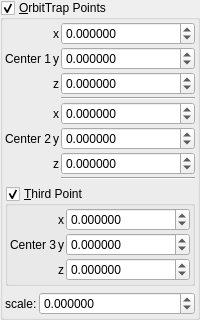
    <widget class="MyGroupBox" name="groupCheck_transf_multiplier_enabled_1_false">
     <property name="font">
      <font>
       <weight>50</weight>
       <bold>false</bold>
      </font>
     </property>
     <property name="title">
      <string>&amp;OrbitTrap Points</string>
     </property>
     <property name="checkable">
      <bool>true</bool>
     </property>
     <layout class="QVBoxLayout" name="verticalLayout_8">
      <property name="leftMargin">
       <number>2</number>
      </property>
      <property name="topMargin">
       <number>2</number>
      </property>
      <property name="rightMargin">
       <number>2</number>
      </property>
      <property name="bottomMargin">
       <number>2</number>
      </property>
      <item>
       <layout class="QGridLayout" name="gridLayout_10" columnstretch="0,0,1">
        <property name="spacing">
         <number>2</number>
        </property>
        <item row="1" column="2">
         <widget class="MyDoubleSpinBox" name="spinbox3_transf_offset_000_y">
          <property name="enabled">
           <bool>true</bool>
          </property>
          <property name="sizePolicy">
           <sizepolicy hsizetype="Minimum" vsizetype="Maximum">
            <horstretch>0</horstretch>
            <verstretch>0</verstretch>
           </sizepolicy>
          </property>
          <property name="prefix">
           <string/>
          </property>
          <property name="suffix">
           <string/>
          </property>
          <property name="decimals">
           <number>6</number>
          </property>
          <property name="minimum">
           <double>-99.989999999999995</double>
          </property>
          <property name="maximum">
           <double>99.989999999999995</double>
          </property>
          <property name="singleStep">
           <double>0.100000000000000</double>
          </property>
         </widget>
        </item>
        <item row="2" column="2">
         <widget class="MyDoubleSpinBox" name="spinbox3_transf_offset_000_z">
          <property name="enabled">
           <bool>true</bool>
          </property>
          <property name="sizePolicy">
           <sizepolicy hsizetype="Minimum" vsizetype="Maximum">
            <horstretch>0</horstretch>
            <verstretch>0</verstretch>
           </sizepolicy>
          </property>
          <property name="prefix">
           <string/>
          </property>
          <property name="suffix">
           <string/>
          </property>
          <property name="decimals">
           <number>6</number>
          </property>
          <property name="minimum">
           <double>-99.989999999999995</double>
          </property>
          <property name="maximum">
           <double>99.989999999999995</double>
          </property>
          <property name="singleStep">
           <double>0.100000000000000</double>
          </property>
         </widget>
        </item>
        <item row="6" column="2">
         <widget class="MyDoubleSpinBox" name="spinbox3_transf_offsetA_000_z">
          <property name="enabled">
           <bool>true</bool>
          </property>
          <property name="sizePolicy">
           <sizepolicy hsizetype="Minimum" vsizetype="Maximum">
            <horstretch>0</horstretch>
            <verstretch>0</verstretch>
           </sizepolicy>
          </property>
          <property name="prefix">
           <string/>
          </property>
          <property name="suffix">
           <string/>
          </property>
          <property name="decimals">
           <number>6</number>
          </property>
          <property name="minimum">
           <double>-99.989999999999995</double>
          </property>
          <property name="maximum">
           <double>99.989999999999995</double>
          </property>
          <property name="singleStep">
           <double>0.100000000000000</double>
          </property>
         </widget>
        </item>
        <item row="3" column="2">
         <widget class="Line" name="line_2">
          <property name="orientation">
           <enum>Qt::Horizontal</enum>
          </property>
         </widget>
        </item>
        <item row="5" column="1">
         <widget class="QLabel" name="label_114">
          <property name="text">
           <string notr="true">y</string>
          </property>
         </widget>
        </item>
        <item row="6" column="1">
         <widget class="QLabel" name="label_115">
          <property name="text">
           <string notr="true">z</string>
          </property>
         </widget>
        </item>
        <item row="4" column="2">
         <widget class="MyDoubleSpinBox" name="spinbox3_transf_offsetA_000_x">
          <property name="enabled">
           <bool>true</bool>
          </property>
          <property name="sizePolicy">
           <sizepolicy hsizetype="Minimum" vsizetype="Maximum">
            <horstretch>0</horstretch>
            <verstretch>0</verstretch>
           </sizepolicy>
          </property>
          <property name="prefix">
           <string/>
          </property>
          <property name="suffix">
           <string/>
          </property>
          <property name="decimals">
           <number>6</number>
          </property>
          <property name="minimum">
           <double>-99.989999999999995</double>
          </property>
          <property name="maximum">
           <double>99.989999999999995</double>
          </property>
          <property name="singleStep">
           <double>0.100000000000000</double>
          </property>
         </widget>
        </item>
        <item row="7" column="2">
         <widget class="Line" name="line">
          <property name="orientation">
           <enum>Qt::Horizontal</enum>
          </property>
         </widget>
        </item>
        <item row="5" column="0">
         <widget class="QLabel" name="label_116">
          <property name="text">
           <string>Center 2</string>
          </property>
         </widget>
        </item>
        <item row="2" column="1">
         <widget class="QLabel" name="label_112">
          <property name="text">
           <string notr="true">z</string>
          </property>
         </widget>
        </item>
        <item row="0" column="2">
         <widget class="MyDoubleSpinBox" name="spinbox3_transf_offset_000_x">
          <property name="enabled">
           <bool>true</bool>
          </property>
          <property name="sizePolicy">
           <sizepolicy hsizetype="Minimum" vsizetype="Maximum">
            <horstretch>0</horstretch>
            <verstretch>0</verstretch>
           </sizepolicy>
          </property>
          <property name="prefix">
           <string/>
          </property>
          <property name="suffix">
           <string/>
          </property>
          <property name="decimals">
           <number>6</number>
          </property>
          <property name="minimum">
           <double>-99.989999999999995</double>
          </property>
          <property name="maximum">
           <double>99.989999999999995</double>
          </property>
          <property name="singleStep">
           <double>0.100000000000000</double>
          </property>
         </widget>
        </item>
        <item row="5" column="2">
         <widget class="MyDoubleSpinBox" name="spinbox3_transf_offsetA_000_y">
          <property name="enabled">
           <bool>true</bool>
          </property>
          <property name="sizePolicy">
           <sizepolicy hsizetype="Minimum" vsizetype="Maximum">
            <horstretch>0</horstretch>
            <verstretch>0</verstretch>
           </sizepolicy>
          </property>
          <property name="prefix">
           <string/>
          </property>
          <property name="suffix">
           <string/>
          </property>
          <property name="decimals">
           <number>6</number>
          </property>
          <property name="minimum">
           <double>-99.989999999999995</double>
          </property>
          <property name="maximum">
           <double>99.989999999999995</double>
          </property>
          <property name="singleStep">
           <double>0.100000000000000</double>
          </property>
         </widget>
        </item>
        <item row="0" column="1">
         <widget class="QLabel" name="label_96">
          <property name="text">
           <string notr="true">x</string>
          </property>
         </widget>
        </item>
        <item row="4" column="1">
         <widget class="QLabel" name="label_113">
          <property name="text">
           <string notr="true">x</string>
          </property>
         </widget>
        </item>
        <item row="1" column="0">
         <widget class="QLabel" name="label_94">
          <property name="text">
           <string>Center 1</string>
          </property>
         </widget>
        </item>
        <item row="1" column="1">
         <widget class="QLabel" name="label_97">
          <property name="text">
           <string notr="true">y</string>
          </property>
         </widget>
        </item>
       </layout>
      </item>
      <item>
       <widget class="MyGroupBox" name="groupCheck_transf_function_enabledAx_false">
        <property name="font">
         <font>
          <weight>50</weight>
          <bold>false</bold>
         </font>
        </property>
        <property name="title">
         <string>&amp;Third Point</string>
        </property>
        <property name="checkable">
         <bool>true</bool>
        </property>
        <layout class="QVBoxLayout" name="verticalLayout_10">
         <property name="leftMargin">
          <number>2</number>
         </property>
         <property name="topMargin">
          <number>2</number>
         </property>
         <property name="rightMargin">
          <number>2</number>
         </property>
         <property name="bottomMargin">
          <number>2</number>
         </property>
         <item>
          <layout class="QGridLayout" name="gridLayout_12" columnstretch="0,0,1">
           <property name="spacing">
            <number>2</number>
           </property>
           <item row="2" column="2">
            <widget class="MyDoubleSpinBox" name="spinbox3_transf_offsetF_000_z">
             <property name="enabled">
              <bool>true</bool>
             </property>
             <property name="sizePolicy">
              <sizepolicy hsizetype="Minimum" vsizetype="Maximum">
               <horstretch>0</horstretch>
               <verstretch>0</verstretch>
              </sizepolicy>
             </property>
             <property name="prefix">
              <string/>
             </property>
             <property name="suffix">
              <string/>
             </property>
             <property name="decimals">
              <number>6</number>
             </property>
             <property name="minimum">
              <double>-99.989999999999995</double>
             </property>
             <property name="maximum">
              <double>99.989999999999995</double>
             </property>
             <property name="singleStep">
              <double>0.100000000000000</double>
             </property>
            </widget>
           </item>
           <item row="1" column="2">
            <widget class="MyDoubleSpinBox" name="spinbox3_transf_offsetF_000_y">
             <property name="enabled">
              <bool>true</bool>
             </property>
             <property name="sizePolicy">
              <sizepolicy hsizetype="Minimum" vsizetype="Maximum">
               <horstretch>0</horstretch>
               <verstretch>0</verstretch>
              </sizepolicy>
             </property>
             <property name="prefix">
              <string/>
             </property>
             <property name="suffix">
              <string/>
             </property>
             <property name="decimals">
              <number>6</number>
             </property>
             <property name="minimum">
              <double>-99.989999999999995</double>
             </property>
             <property name="maximum">
              <double>99.989999999999995</double>
             </property>
             <property name="singleStep">
              <double>0.100000000000000</double>
             </property>
            </widget>
           </item>
           <item row="0" column="2">
            <widget class="MyDoubleSpinBox" name="spinbox3_transf_offsetF_000_x">
             <property name="enabled">
              <bool>true</bool>
             </property>
             <property name="sizePolicy">
              <sizepolicy hsizetype="Minimum" vsizetype="Maximum">
               <horstretch>0</horstretch>
               <verstretch>0</verstretch>
              </sizepolicy>
             </property>
             <property name="prefix">
              <string/>
             </property>
             <property name="suffix">
              <string/>
             </property>
             <property name="decimals">
              <number>6</number>
             </property>
             <property name="minimum">
              <double>-99.989999999999995</double>
             </property>
             <property name="maximum">
              <double>99.989999999999995</double>
             </property>
             <property name="singleStep">
              <double>0.100000000000000</double>
             </property>
            </widget>
           </item>
           <item row="1" column="0">
            <widget class="QLabel" name="label_118">
             <property name="text">
              <string>Center 3</string>
             </property>
            </widget>
           </item>
           <item row="0" column="1">
            <widget class="QLabel" name="label_98">
             <property name="text">
              <string notr="true">x</string>
             </property>
            </widget>
           </item>
           <item row="1" column="1">
            <widget class="QLabel" name="label_103">
             <property name="text">
              <string notr="true">y</string>
             </property>
            </widget>
           </item>
           <item row="2" column="1">
            <widget class="QLabel" name="label_120">
             <property name="text">
              <string notr="true">z</string>
             </property>
            </widget>
           </item>
          </layout>
         </item>
        </layout>
       </widget>
      </item>
      <item>
       <layout class="QGridLayout" name="gridLayout_82" columnstretch="0,1">
        <property name="spacing">
         <number>2</number>
        </property>
        <item row="2" column="0">
         <widget class="QLabel" name="label_117">
          <property name="text">
           <string>scale:</string>
          </property>
         </widget>
        </item>
        <item row="2" column="1">
         <widget class="MyDoubleSpinBox" name="spinbox_transf_scaleA_1">
          <property name="enabled">
           <bool>true</bool>
          </property>
          <property name="sizePolicy">
           <sizepolicy hsizetype="Minimum" vsizetype="Maximum">
            <horstretch>0</horstretch>
            <verstretch>0</verstretch>
           </sizepolicy>
          </property>
          <property name="prefix">
           <string/>
          </property>
          <property name="suffix">
           <string/>
          </property>
          <property name="decimals">
           <number>6</number>
          </property>
          <property name="minimum">
           <double>-99.989999999999995</double>
          </property>
          <property name="maximum">
           <double>99.989999999999995</double>
          </property>
          <property name="singleStep">
           <double>0.100000000000000</double>
          </property>
         </widget>
        </item>
       </layout>
      </item>
     </layout>
    </widget>
